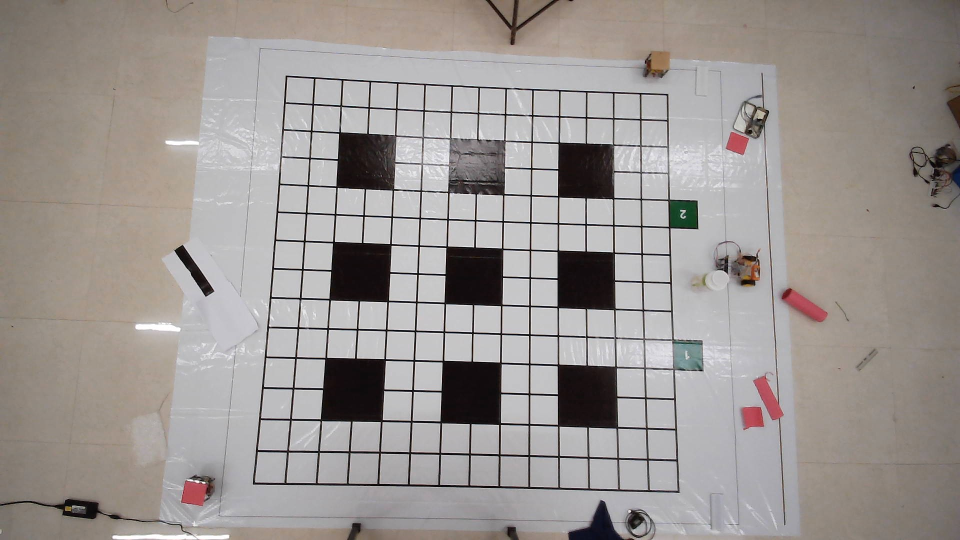
#> input picture img_align.jpg, 1920 x 1080 px (shown at 1/2 size)
$ python -i angle.py   (imports and definitions only)
#> lines starting #> are read from the running program, lines starting #| are printed output that depends on the picture; after the words box and inside, x2 and y2 are one past the last pixel; in counts of white or black regions, pixels touching at a corner belong together
#> further down, picture is the input picture: shape (1080, 1920, 3); mean B, G, R 146.3, 149.5, 155.4
import cv2
import numpy as np
import math
import matplotlib.pyplot as plt
from video2 import vdo_tbar

from skimage.transform import (hough_line,hough_line_peaks)
def nothing(x):
    pass


class Angle:
    def __init__(self,img):
        self.ret_degree = 0
        self.img = img

        H,W = self.img.shape[:2]
#> H = 1080; W = 1920
        copy_img = self.img.copy()

        rgb = cv2.cvtColor(copy_img, cv2.COLOR_BGR2RGB)
        hsv = cv2.cvtColor(copy_img, cv2.COLOR_BGR2HSV)
#> hsv: shape (1080, 1920, 3); mean H, S, V 63.4, 24.8, 156.3
        # cv2.imshow('rgb', rgb)
        # cv2.imshow('hsv', hsv)
        mask = cv2.inRange(hsv, (0, 0, 220), (255, 100,255))
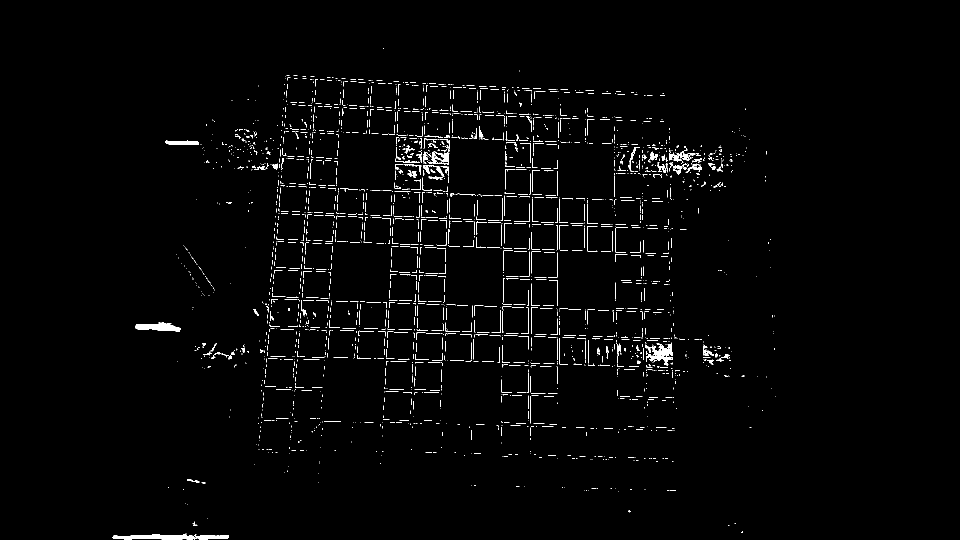
#> mask: shape (1080, 1920) (shown at 1/2 size); 1.5% white in thin lines or dots, all inside (x1, y1, x2, y2) = (225, 96, 1551, 1080)
        # [4 lines of commented-out code are left out]
        (cnts, _) = cv2.findContours(mask, cv2.RETR_EXTERNAL, cv2.CHAIN_APPROX_SIMPLE)
#> cnts = 2416 contours, 2365 with area under 20; largest, box (x1, y1, x2, y2) and area: (225, 1067, 458, 1080) 1504, (271, 645, 361, 663) 898, (1291, 685, 1345, 731) 890, (856, 303, 899, 329) 697, (331, 281, 398, 290) 389
        try:
            c = max(cnts, key = cv2.contourArea)
#> c = contour of 117 points, box (x1, y1, x2, y2) (225, 1067, 458, 1080), area 1504
            x,y,w,h = cv2.boundingRect(c)
#> x = 225; y = 1067; w = 233; h = 13
            location = [int(y+ h/2), int(x+ w/2)]
#> location = [1073, 341]
            zeros = np.zeros_like(self.img)
            self.angle_b([H,W],location)
            copy_img = cv2.line(copy_img, (int(W/2),int(H/2)),
                (location[1],location[0]), (255,0,0))
            # cv2.imshow('copy_img', copy_img)
            # cv2.waitKey()

        except:
#            print("failed in angle detection")
            self.ret_degree = 90
            pass

# [18 lines of commented-out code are left out]

    def angle_b(self,img_size,position):
        self.img_size = img_size
        self.position = position
#> self.position = [1073, 341]
        H,W = self.img_size
        h,w = self.position
#> h = 1073; w = 341
        x = w - (W/2)
#> x = -619
        y = (H/2) - h
#> y = -533
        rad = math.atan2(y , x)
#> rad = -2.43
        degree = rad*180/math.pi
#> degree = -139.3


        # [8 lines of commented-out code are left out]
        self.ret_degree = degree
#> self.ret_degree = -139.3
#> in __init__, `copy_img = cv2.line(copy_img, (int(W/2),int(H/2)), (location[1],locati..`: copy_img: shape (1080, 1920, 3); 0.03% of pixels changed, all inside (x1, y1, x2, y2) = (341, 540, 961, 1074)
        # print(f'initial_angle :: {self.ret_degree}')

    def ret(self):

        (h, w) = self.img.shape[:2]
#> h = 1080; w = 1920
        (cX, cY) = (w // 2, h // 2)
#> cX = 960; cY = 540
        # rotate our self.img by 45 degrees around the center of the self.img
        # print(self.ret_degree)
        M = cv2.getRotationMatrix2D((cX, cY), int(90-self.ret_degree), 1.0)
#> M = [[-0.656, -0.755, 1997.4], [0.755, -0.656, 169.8]]
        rotated = cv2.warpAffine(self.img, M, (w, h))
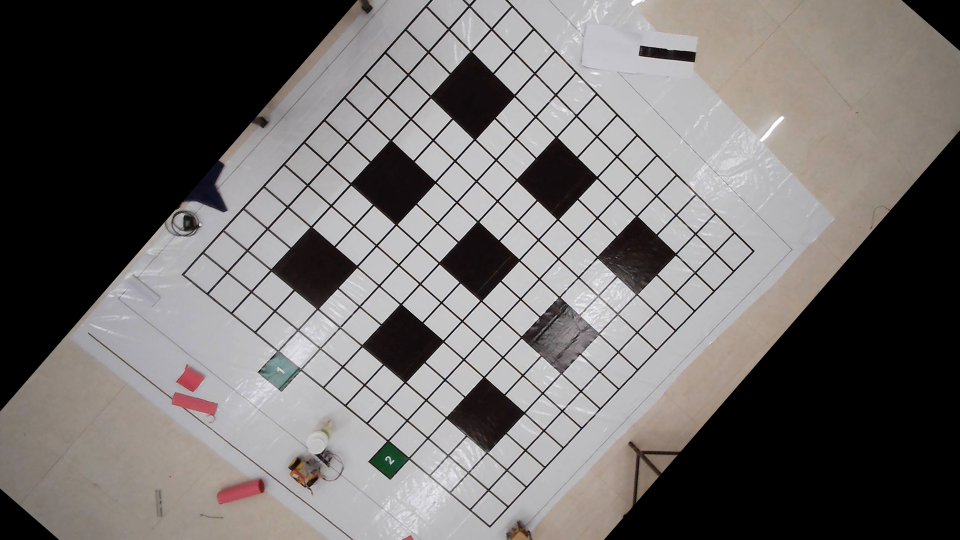
#> rotated: shape (1080, 1920, 3) (shown at 1/2 size); mean B, G, R 107.8, 109, 112.4

        #croping image
        hsv = cv2.cvtColor(rotated, cv2.COLOR_BGR2HSV)
#> hsv: shape (1080, 1920, 3); mean H, S, V 54.3, 15.7, 113.2
        pruple_mask = cv2.inRange(hsv,(130, 100, 80), (180, 255,255))
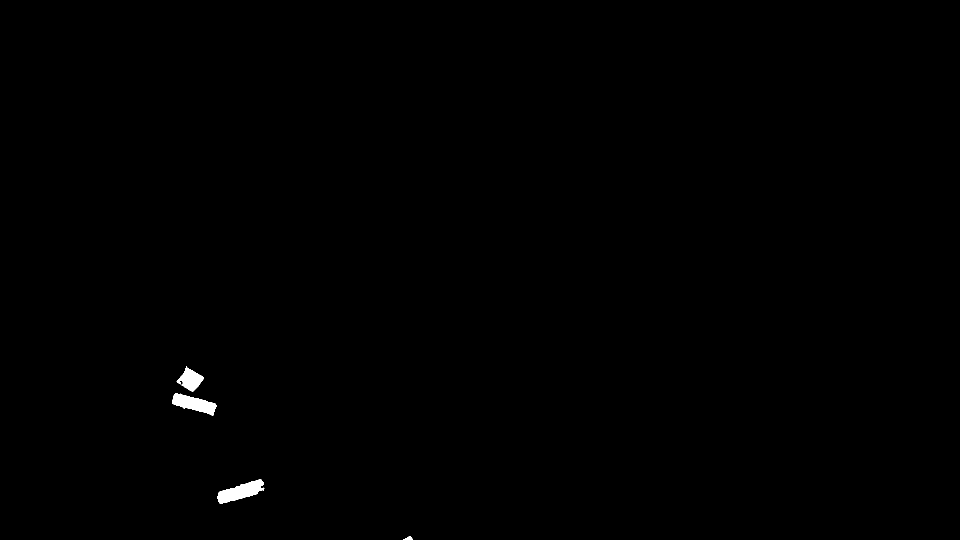
#> pruple_mask: shape (1080, 1920) (shown at 1/2 size); 0.28% white; 4 white regions, box (x1, y1, x2, y2) and area: (435, 958, 529, 1008) 2318, (345, 786, 433, 832) 2045, (353, 733, 407, 783) 1421, (806, 1073, 826, 1080) 86
        kernel = np.ones((9,9),np.uint8)
        dilate = cv2.dilate(pruple_mask, kernel)
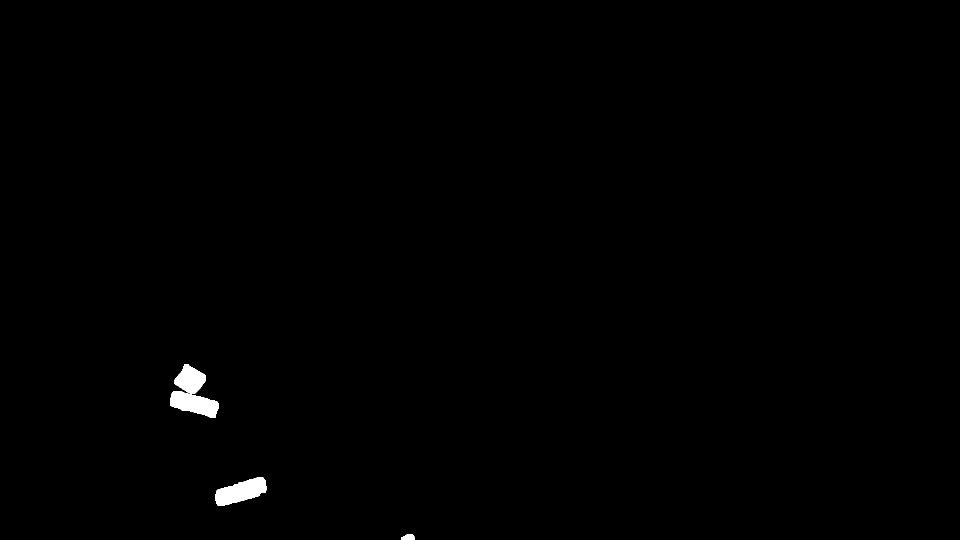
#> dilate: shape (1080, 1920) (shown at 1/2 size); 0.45% white; 4 white regions, box (x1, y1, x2, y2) and area: (431, 954, 533, 1012) 3588, (341, 782, 437, 836) 3207, (349, 729, 411, 787) 2344, (802, 1069, 830, 1080) 254
        edge = cv2.Canny(dilate, 10,250)
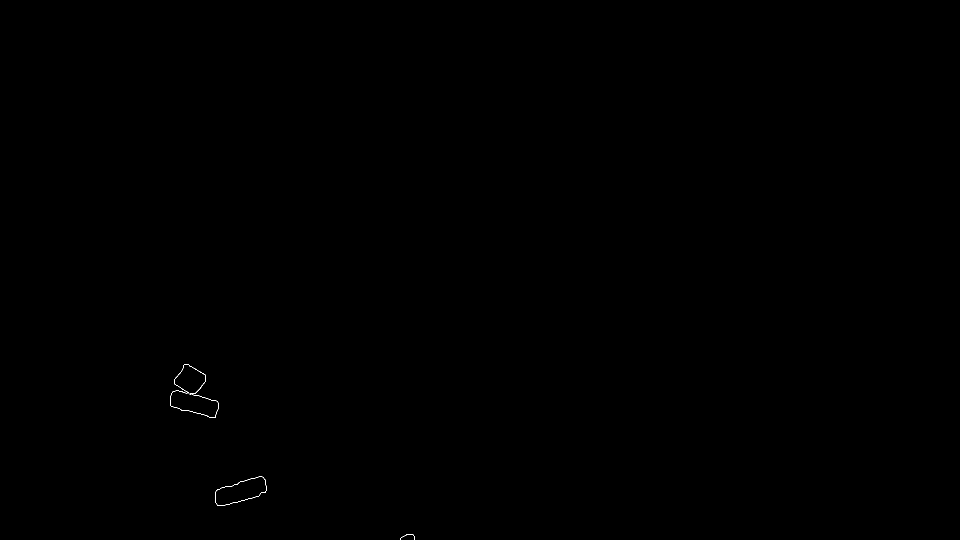
#> edge: shape (1080, 1920) (shown at 1/2 size); 0.04% white in thin lines or dots, all inside (x1, y1, x2, y2) = (340, 728, 830, 1080)
        kernel = np.ones((13,13),np.uint8)
        closed = cv2.morphologyEx(edge, cv2.MORPH_CLOSE, kernel)
#> closed: shape (1080, 1920); 0.06% white; 3 white regions
        (cnts, _) = cv2.findContours(closed, cv2.RETR_EXTERNAL, cv2.CHAIN_APPROX_SIMPLE)
#> cnts = 3 contours; box (x1, y1, x2, y2) and area: (340, 728, 437, 836) 5840, (430, 953, 533, 1012) 3592, (801, 1068, 830, 1080) 44
        c = max(cnts,key=cv2.contourArea)
#> c = contour of 149 points, box (x1, y1, x2, y2) (340, 728, 437, 836), area 5840
        x,y,w,h = cv2.boundingRect(c)
#> x = 340; y = 728; w = 97; h = 108
        crop_img = rotated[y:y+h,x:x+w]
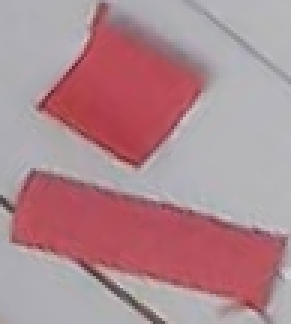
#> crop_img: shape (108, 97, 3) (shown 3 times larger); mean B, G, R 144.3, 137.8, 175.2
        # [8 lines of commented-out code are left out]

        return self.ret_degree,crop_img

>>> import cv2
>>> picture = cv2.imread('../img_align.jpg')
>>> result = Angle(picture).ret()
